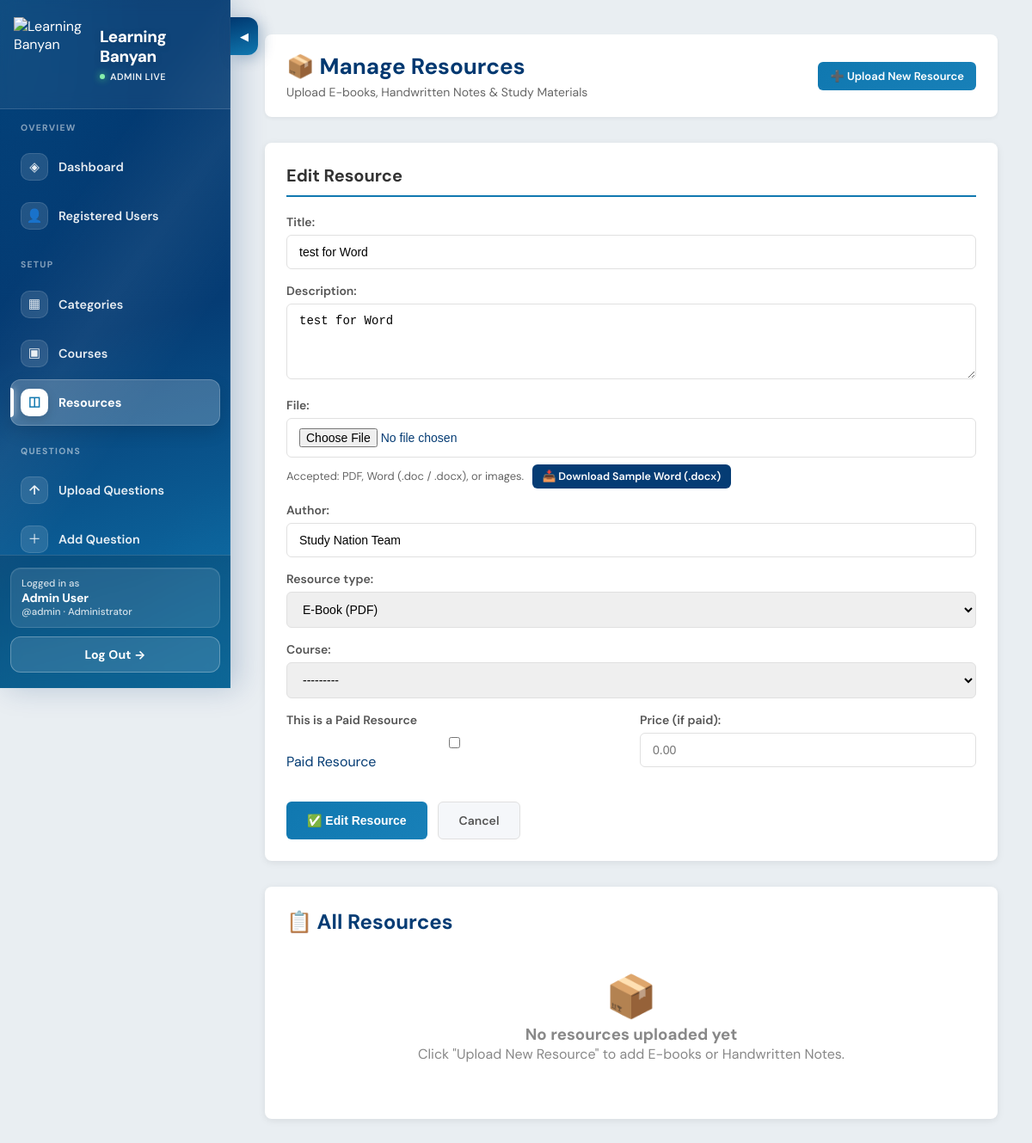
The page /admin-panel/manage-resources/2/edit/ (signed in) on the database its author committed.
### courses/models.py (models this page shows, shortened)
class Resource(models.Model):
    title = models.CharField(max_length=200)
    description = models.TextField(blank=True)
    file = models.FileField(
        upload_to="resources/",
        validators=[
            FileExtensionValidator(
                allowed_extensions=[
                    "pdf",
                    "doc",
                    "docx",
                    "txt",
                    "png",
                    "jpg",
                    "jpeg",
                    "gif",
                    "webp",
                ]
            )
        ],
        help_text="PDF, Word (.doc/.docx), text, or image. View-only for students (no download).",
    )
    author = models.CharField(max_length=100, blank=True)
    resource_type = models.CharField(
        max_length=20,
        choices=[
            ("ebook", "E-Book"),
            ("handwritten", "Handwritten Notes"),
            ("other", "Other"),
        ],
    )
    is_paid = models.BooleanField(default=False)
    price = models.DecimalField(max_digits=8, decimal_places=2, blank=True, null=True)
    course = models.ForeignKey(
        "Course", on_delete=models.SET_NULL, null=True, blank=True
    )
    created_at = models.DateTimeField(auto_now_add=True)

### admin_panel/views.py (the view)
@admin_required
def edit_resource(request, resource_id):
    resource = get_object_or_404(Resource, id=resource_id)
    if request.method == "POST":
        form = ResourceForm(request.POST, request.FILES, instance=resource)
        if form.is_valid():
            form.save()
            messages.success(request, "Resource updated successfully!")
            return redirect("admin_panel:manage_resources")
    else:
        form = ResourceForm(instance=resource)
    return render(
        request,
        "admin_panel/manage_resources.html",
        {"form": form, "resource": resource, "action": "Edit"},
    )

### admin_panel/views.py (called while the page is built)
def admin_required(view_func):
    @login_required(login_url="courses:student_login")
    @wraps(view_func)
    def wrapped_view(request, *args, **kwargs):
        if not hasattr(request.user, "admin_profile"):
            if request.user.is_superuser:
                AdminUser.objects.get_or_create(user=request.user)
            else:
                messages.error(request, "You do not have admin access")
                return redirect("courses:student_login")
        return view_func(request, *args, **kwargs)
    return wrapped_view

### courses/models.py (called while the page is built)
    def __str__(self):
        return self.title

### admin_panel/templates/admin_panel/manage_resources.html (shortened to what this page needs)
<!DOCTYPE html>
<html lang="en">
  <head>
  </head>
  <body>
    {% include 'admin_panel/_partials/sidebar_slider.html' %}
    <div class="dashboard-wrapper">
{% include 'admin_panel/_partials/admin_sidebar.html' with active='manage_resources' %}
<main class="main-content">
        <div class="header">
          <div>
            <h1>📦 Manage Resources</h1>
            <p style="color:#666; font-size:14px; margin-top:4px;">Upload E-books, Handwritten Notes &amp; Study Materials</p>
          </div>
          <div>
            <a href="{% url 'admin_panel:create_resource' %}" class="btn btn-primary btn-sm">➕ Upload New Resource</a>
          </div>
        </div>
        {% if form %}
          <div class="form-section">
            <h2>{{ action }} Resource</h2>
            <form method="post" enctype="multipart/form-data">
              <div class="form-group">{{ form.title.label_tag }}{{ form.title }}</div>
              <div class="form-group">{{ form.description.label_tag }}{{ form.description }}</div>
              <div class="form-group">
                {{ form.file.label_tag }}{{ form.file }}
                <p style="margin:8px 0 0; font-size:13px; color:#666;">
                  Accepted: PDF, Word (.doc / .docx), or images.
                  <a href="{% url 'admin_panel:download_sample_resource_docx' %}"
                     style="display:inline-flex; align-items:center; gap:5px; margin-left:6px; background:#053C74; color:#fff; padding:6px 12px; border-radius:6px; text-decoration:none; font-size:12.5px; font-weight:600;">
                    📥 Download Sample Word (.docx)
                  </a>
                </p>
              </div>
              <div class="form-group">{{ form.author.label_tag }}{{ form.author }}</div>
              <div class="form-group">{{ form.resource_type.label_tag }}{{ form.resource_type }}</div>
              <div class="form-group">{{ form.course.label_tag }}{{ form.course }}</div>
              <div style="display: grid; grid-template-columns: 1fr 1fr; gap: 20px;">
                <div class="form-group">
                  <label>{{ form.is_paid.label }}</label>
                  <div style="margin-top: 8px;">{{ form.is_paid }} Paid Resource</div>
                </div>
                <div class="form-group">{{ form.price.label_tag }}{{ form.price }}</div>
              </div>
              <div class="form-actions">
                <button type="submit" class="btn btn-primary">✅ {{ action }} Resource</button>
                <a href="{% url 'admin_panel:manage_resources' %}" class="btn btn-secondary">Cancel</a>
              </div>
            </form>
          </div>
        {% endif %}
        <div class="content-section">
          <h2>📋 All Resources</h2>
          {% if resources %}
            <table class="upload-table">
              <thead>
                <tr>
                  <th>Title</th>
                  <th>Type</th>
                  <th>Author</th>
                  <th>Price</th>
                  <th>Actions</th>
                </tr>
              </thead>
              <tbody>
                {% for res in resources %}
                  <tr>
                    <td>
                      <strong>{{ res.title }}</strong>
                    </td>
                    <td>{{ res.get_resource_type_display|default:res.resource_type }}</td>
                    <td>{{ res.author|default:'-' }}</td>
                    <td>
                      {% if res.is_paid and res.price %}
                        <span class="price-badge">₹ {{ res.price }}</span>
                      {% else %}
                        <span class="free-badge">FREE</span>
                      {% endif %}
                    </td>
                    <td>
                      <div style="display:flex; gap:8px; flex-wrap:wrap;">
                        <a href="{% url 'admin_panel:edit_resource' res.id %}" class="btn btn-primary btn-sm">✏️ Edit</a>
                        <form method="post" action="{% url 'admin_panel:delete_resource' res.id %}" style="display:inline;" onsubmit="return confirm('Delete this resource?');">{% csrf_token %}<button type="submit" class="btn btn-danger">🗑️ Delete</button></form>
                      </div>
                    </td>
                  </tr>
                {% endfor %}
              </tbody>
            </table>
          {% else %}
            <div class="empty-state">
              <span style="font-size:48px;">📦</span>
              <h3>No resources uploaded yet</h3>
              <p>Click "Upload New Resource" to add E-books or Handwritten Notes.</p>
            </div>
          {% endif %}
        </div>
      </main>
    </div>
  </body>
</html>

### admin_panel/templates/admin_panel/_partials/admin_sidebar.html (shortened to what this page needs)
<aside class="sidebar" id="adminSidebar" aria-label="Admin navigation">
  <div class="sidebar-header">
    <a class="sidebar-brand" href="{% url 'admin_panel:dashboard' %}">
      <img
        src="/static/images/learning_banyan_logo.png"
        alt="Learning Banyan"
        class="sidebar-logo"
      />
      <div class="sidebar-brand-text">
        <strong>Learning Banyan</strong>
        <span>Admin live</span>
      </div>
    </a>
  </div>
  <nav class="sidebar-nav-wrap" aria-label="Main">
    <ul class="sidebar-nav">
      <li class="sidebar-section-label">Overview</li>
      <li>
        <a href="{% url 'admin_panel:dashboard' %}" class="{% if active == 'dashboard' %}active{% endif %}">
          <span class="nav-ico">◈</span> Dashboard
        </a>
      </li>
      <li>
        <a href="{% url 'admin_panel:manage_users' %}" class="{% if active == 'manage_users' %}active{% endif %}">
          <span class="nav-ico">👤</span> Registered Users
        </a>
      </li>
      <li class="sidebar-section-label">Setup</li>
      <li>
        <a href="{% url 'admin_panel:manage_categories' %}" class="{% if active == 'manage_categories' %}active{% endif %}">
          <span class="nav-ico">▦</span> Categories
        </a>
      </li>
      <li>
        <a href="{% url 'admin_panel:manage_courses' %}" class="{% if active == 'manage_courses' %}active{% endif %}">
          <span class="nav-ico">▣</span> Courses
        </a>
      </li>
      <li>
        <a href="{% url 'admin_panel:manage_resources' %}" class="{% if active == 'manage_resources' %}active{% endif %}">
          <span class="nav-ico">◫</span> Resources
        </a>
      </li>
      <li class="sidebar-section-label">Questions</li>
      <li>
        <a href="{% url 'admin_panel:csv_upload' %}" class="{% if active == 'csv_upload' %}active{% endif %}">
          <span class="nav-ico">↑</span> Upload Questions
        </a>
      </li>
      <li>
        <a href="{% url 'admin_panel:manual_question' %}" class="{% if active == 'manual_question' %}active{% endif %}">
          <span class="nav-ico">＋</span> Add Question
        </a>
      </li>
    </ul>
  </nav>
  <div class="sidebar-footer">
    <div class="sidebar-user">
      <span>Logged in as</span>
      <strong>
        {% if admin_user %}
          {{ admin_user.user.get_full_name|default:admin_user.user.username }}
        {% elif user.is_authenticated %}
          {{ user.get_full_name|default:user.username }}
        {% else %}
          Admin
        {% endif %}
      </strong>
      <span>
        {% if admin_user %}
          @{{ admin_user.user.username }} · Administrator
        {% elif user.is_authenticated %}
          @{{ user.username }} · Administrator
        {% else %}
          Administrator
        {% endif %}
      </span>
    </div>
    <a href="{% url 'admin_panel:logout' %}" class="logout-btn">Log Out →</a>
  </div>
</aside>

### admin_panel/templates/admin_panel/manage_resources.html (style rules this page uses)
* { margin: 0; padding: 0; box-sizing: border-box; }
body { font-family: 'Segoe UI', Tahoma, Geneva, Verdana, sans-serif; background: #f5f7fa; color: #333; }
.dashboard-wrapper { display: grid; grid-template-columns: 250px 1fr; min-height: 100vh; }
.sidebar { background: linear-gradient(165deg, #003870 0%, #053C74 50%, #1078B0 100%); color: white; padding: 30px 0; position: fixed; height: 100vh; width: 250px; overflow-y: auto; box-shadow: 2px 0 10px rgba(0, 0, 0, 0.1); }
.sidebar-header { padding: 0 20px 30px; border-bottom: 1px solid rgba(255, 255, 255, 0.2); margin-bottom: 20px; }
.sidebar-nav { list-style: none; }
.sidebar-nav li { margin: 0; }
.sidebar-nav a { display: block; padding: 14px 20px; color: white; text-decoration: none; transition: all 0.3s ease; border-left: 3px solid transparent; }
.sidebar-nav a:hover, .sidebar-nav a.active { background: rgba(255, 255, 255, 0.1); border-left-color: white; }
.sidebar-footer { position: absolute; bottom: 20px; left: 0; right: 0; padding: 0 20px; border-top: 1px solid rgba(255, 255, 255, 0.2); padding-top: 20px; }
.logout-btn { width: 100%; padding: 10px; background: rgba(255, 255, 255, 0.2); color: white; border: 1px solid rgba(255, 255, 255, 0.4); border-radius: 4px; cursor: pointer; text-decoration: none; display: block; text-align: center; font-size: 14px; }
.main-content { margin-left: 250px; padding: 40px; min-width: 800px; }
.header { display: flex; justify-content: space-between; align-items: center; margin-bottom: 30px; background: white; padding: 20px 25px; border-radius: 8px; box-shadow: 0 2px 4px rgba(0, 0, 0, 0.05); }
.header h1 { font-size: 26px; color: #333; }
.content-section { background: white; padding: 25px; border-radius: 8px; box-shadow: 0 2px 8px rgba(0, 0, 0, 0.08); margin-bottom: 30px; }
.form-section { background: white; padding: 25px; border-radius: 8px; box-shadow: 0 2px 8px rgba(0, 0, 0, 0.08); margin-bottom: 30px; }
.form-section h2 { font-size: 20px; margin-bottom: 20px; color: #333; border-bottom: 2px solid #1078B0; padding-bottom: 10px; }
.form-group { margin-bottom: 16px; }
.form-group label { display: block; font-weight: 600; margin-bottom: 6px; color: #555; font-size: 14px; }
.form-group input, .form-group textarea, .form-group select { width: 100%; padding: 11px 14px; border: 1px solid #e0e0e0; border-radius: 6px; font-size: 14px; }
.form-actions { display: flex; gap: 12px; margin-top: 20px; flex-wrap: wrap; }
.btn { padding: 12px 24px; border: none; border-radius: 6px; font-size: 14px; font-weight: 600; cursor: pointer; text-decoration: none; display: inline-flex; align-items: center; gap: 6px; }
.btn-primary { background: linear-gradient(165deg, #003870 0%, #053C74 50%, #1078B0 100%); color: white; }
.btn-secondary { background: #f5f7fa; color: #555; border: 1px solid #e0e0e0; }
.btn-sm { padding: 8px 14px; font-size: 13px; }
.empty-state { text-align: center; padding: 40px 20px; color: #888; }

### rows shown on the page
Resource: title "test for Word", description "test for Word", author "Study Nation Team", resource_type "E-Book (PDF)", course "---------"

### other values the page prints
{{ user.get_full_name|default:user.username }} "Admin User"
{{ user.username }} "admin"
{{ action }} "Edit"
